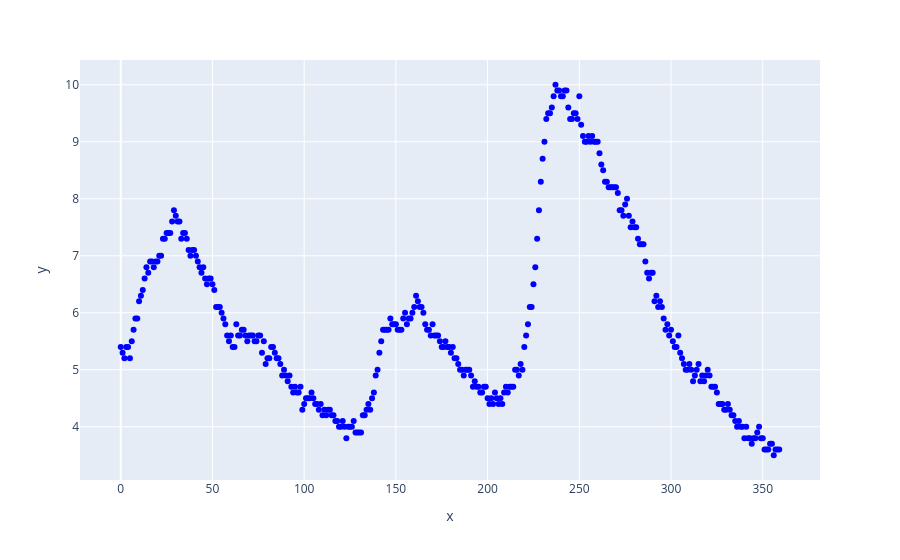

The cell this chart's notebook holds for it:
### Markdown cell above
## Interactive Plot

### Code cell
#used an interactive plot here to get position of knots

x = []
#Data is on monthly basis:
#as of 1st jan 1990 - Month = 0
#as of 1st feb 1990 - Month = 1
#and so on...

for i in range(0,360):
    x.append(i)

X = np.array(x)  #predictor
y = unrate.iloc[504:864]['UNRATE'] #target


import plotly.express as px
fig = px.scatter(x=X, y=y) #add labels
fig.update_traces(marker=dict(color="blue"))
fig.show()

### Figure 1 — Plotly figure (JSON) as saved in the notebook; plotly's stock layout.template omitted (floating-point values rounded to 4 significant figures; data arrays with more than 128 entries replaced by an {"elided": "..."} marker saying what was removed)
{"data": [{"hovertemplate": "x=%{x}<br>y=%{y}<extra></extra>", "legendgroup": "", "marker": {"color": "blue", "symbol": "circle"}, "mode": "markers", "name": "", "orientation": "v", "showlegend": false, "type": "scatter", "x": {"elided": "360 int values"}, "xaxis": "x", "y": {"elided": "360 float values"}, "yaxis": "y"}], "layout": {"legend": {"tracegroupgap": 0}, "margin": {"t": 60}, "xaxis": {"anchor": "y", "domain": [0, 1], "title": {"text": "x"}}, "yaxis": {"anchor": "x", "domain": [0, 1], "title": {"text": "y"}}}}
